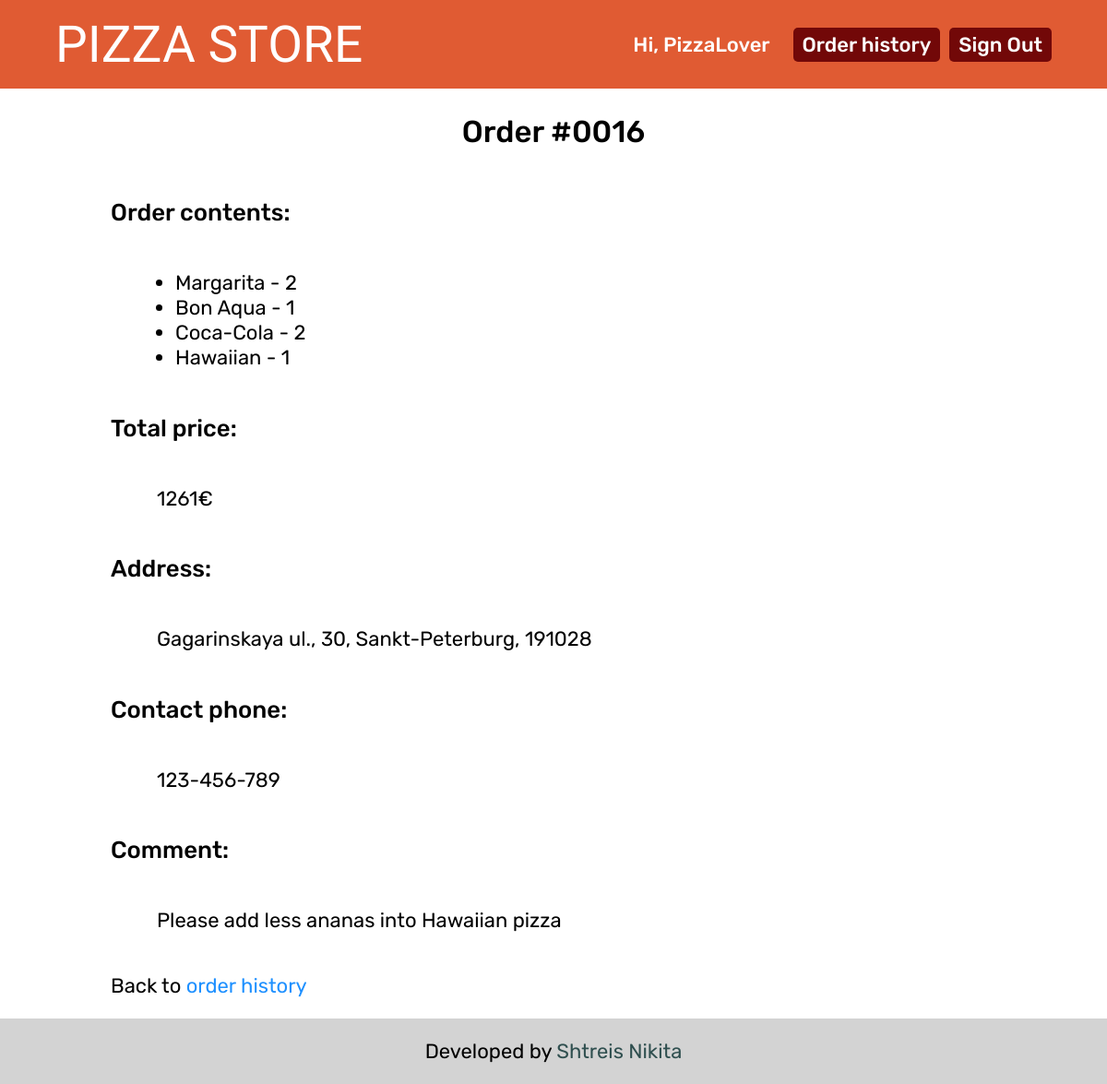
Screenshot of /orders/16 (signed in) with the database file from the repository.
### pizza_store_app/models.py (models this page shows, shortened)
class Order(models.Model):
    customer = models.ForeignKey(Customer, on_delete=models.CASCADE, verbose_name='Покупатель')
    date = models.DateTimeField(verbose_name='Дата', auto_now_add=True)
    address = models.TextField(verbose_name='Адрес доставки', max_length='1024')
    contact_phone = models.CharField(verbose_name='Контактный номер телефона', max_length=20)
    comment = models.TextField(verbose_name='Комментарий', max_length='1024', null=True, blank=True)
    total_price = models.PositiveIntegerField(verbose_name='Итоговая цена в евро')
    class Meta:
        verbose_name = 'заказ'
        verbose_name_plural = 'заказы'

class OrderedItem(models.Model):
    order = models.ForeignKey(Order, on_delete=models.CASCADE, verbose_name='Заказ')
    product = models.ForeignKey(Product, on_delete=models.CASCADE, verbose_name='Продукт')
    quantity = models.PositiveIntegerField(verbose_name='Количество')
    price_per_item = models.PositiveIntegerField(verbose_name='Цена за шт.')
    class Meta:
        verbose_name = 'заказанный продукт'
        verbose_name_plural = 'заказанные продукты'

class Product(models.Model):
    name = models.CharField(verbose_name='Название', max_length=256)
    description = models.TextField(verbose_name='Описание', max_length=512)
    category = models.ForeignKey(Category, on_delete=models.SET_NULL, verbose_name='Категория продукта', null=True,
                                 blank=True)
    image = models.CharField(verbose_name='Файл с изображением', max_length=512)
    price = models.PositiveIntegerField(verbose_name='Цена в евро')
    class Meta:
        verbose_name = 'продукт'
        verbose_name_plural = 'продукты'

### pizza_store_app/views.py (the view)
# urls.py: path('orders/<int:order_id>', views.order_details, name='order_details'),
@login_required()
def order_details(request, order_id):
    order = get_object_or_404(Order, pk=order_id, customer=request.user.customer)
    context = {
        'cart_info': get_user_cart_info(request.user),
        'order': order,
    }
    return render(request, 'pizza_store_app/order_detail.html', context)

### pizza_store_app/views.py (called while the page is built)
def get_usd_price(eur_price):
    return round(eur_price / DOLLAR_TO_EURO_RATE, 2)

### pizza_store_app/templates/pizza_store_app/order_detail.html
{% extends 'base.html' %}
{% block content %}
    <h2>Order #{{ order.id | stringformat:"04d" }}</h2>
    <h3 class="order-details__subtitle">Order contents:</h3>
    <ul class="order-details__value">
        {% for ordered_item in order.ordereditem_set.all %}
            <li>{{ ordered_item.product.name }} - {{ ordered_item.quantity }}</li>
        {% endfor %}
    </ul>
    <h3 class="order-details__subtitle">Total price:</h3>
    <p class="order-details__value">{{ order.total_price }}€</p>
    <h3 class="order-details__subtitle">Address:</h3>
    <p class="order-details__value">{{ order.address }}</p>
    <h3 class="order-details__subtitle">Contact phone:</h3>
    <p class="order-details__value">{{ order.contact_phone }}</p>
    {% if order.comment %}
        <h3 class="order-details__subtitle">Comment:</h3>
        <p class="order-details__value"> {{ order.comment }}</p>
    {% endif %}
    <p class="back">Back to <a class="history-link" href="{% url 'pizza_store_app:order_history' %}">order history</a></p>
{% endblock %}

### templates/base.html (shortened to what this page needs)
{% load static %}
<!DOCTYPE html>
<html lang="en">
<head>
    <link rel="stylesheet" href="{% static 'css/style.css' %}">
</head>
<body>
<header class="page-header">
    <div class="page-header__container">
        <h1 class="page-header__title"><a href="{% url 'pizza_store_app:catalog' %}">PIZZA STORE</a></h1>
        <nav class="page-header__nav auth-nav">
            <ul class="auth-nav__list">
                {% if user.username %}
                    <li class="auth-nav__item">
                        <span class="auth-nav__username">Hi, {{ user.first_name }}</span>
                    </li>
                    <li class="auth-nav__item">
                        <a class="auth-nav__link" href="{% url 'pizza_store_app:order_history' %}">Order history</a>
                    </li>
                    <li class="auth-nav__item">
                        <a class="auth-nav__link" href="{% url 'loginsys_app:logout' %}">Sign Out</a>
                    </li>
                {% endif %}
            </ul>
        </nav>
    </div>
</header>
<main class="page-main">
    {% block content %}{% endblock %}
</main>
<footer class="page-footer">
    <p class="page-footer__copyright">Developed by
        <a class="page-footer__link" href="https://github.com/nikotlichnik/pizza-store">
            Shtreis Nikita
        </a>
    </p>
</footer>
</body>
</html>

### static/css/style.css (style rules this page uses)
:root { --orange: #e05b33; --darkorange: #ca4b26; --darkred: #720808; --darkorange-opacity: rgba(202, 75, 38, 0.85); }
html, body { height: 100%; }
body { display: grid; grid-template-areas: 'header' 'content' 'footer'; grid-template-rows: auto 1fr auto; margin: 0; font-family: 'Rubik', sans-serif; font-weight: 500; font-size: 22px; }
a { text-decoration: none; color: inherit; }
.page-header { padding-top: 2vh; padding-bottom: 2vh; display: grid; grid-template-columns: 5vw 1fr 5vw; background-color: var(--orange); }
.page-header > * { grid-column: 2; }
.page-header__container { display: flex; flex-wrap: wrap; justify-content: space-between; align-items: center; }
.page-header__title { margin: 0; padding: 0; font-family: 'Sriracha', cursive; font-size: 2.5em; font-weight: 400; white-space: nowrap; color: white; cursor: pointer; }
.auth-nav__list { display: flex; flex-wrap: wrap; align-items: center; margin: 0; padding: 0; list-style: none; color: white; }
.auth-nav__item { display: flex; align-items: center; }
.auth-nav__link { display: inline-block; padding: 5px 10px; background-color: var(--darkred); border-radius: 5px; }
.auth-nav__link { margin-right: 10px; }
.auth-nav__item:last-child .auth-nav__link { margin-right: 0; }
.auth-nav__username { display: inline-block; margin-right: 25px; max-width: 200px; overflow: hidden; text-overflow: ellipsis; }
.page-main { display: grid; grid-template-columns: 10vw 1fr 10vw; align-content: start; }
.page-main > * { grid-column: 2; }
h2 { text-align: center; font-weight: 500; }
.order-details__subtitle { font-weight: 500; }
ul.order-details__value { padding: 0; padding-left: 70px; }
.order-details__value { font-weight: 400; padding-left: 50px; }
.back { font-weight: 400; }
.history-link { text-decoration: none; color: dodgerblue; }
.page-footer { display: flex; flex-direction: column; align-items: center; background-color: lightgray; font-weight: 400; }
.page-footer__link { text-decoration: none; color: darkslategrey; }

### rows the page displays
Order: id "0016", total_price "1261", address "Gagarinskaya ul., 30, Sankt-Peterburg, 191028", contact_phone "123-456-789", comment "Please add less ananas into Hawaiian pizza"
OrderedItem: product.name "Margarita", quantity "2"
OrderedItem: product.name "Bon Aqua", quantity "1"
OrderedItem: product.name "Coca-Cola", quantity "2"
OrderedItem: product.name "Hawaiian", quantity "1"

### other values shown
{{ user.first_name }} "PizzaLover"
